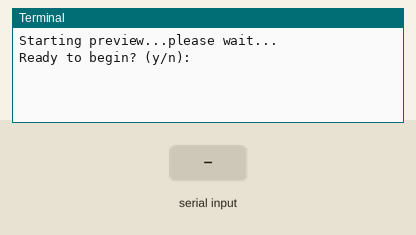
Simulated run of this program. Board: Raspberry Pi (BCM pin numbers). Shown: the last lines printed to the terminal. The test bench sets the inputs (shaded band). The camera gives no picture and a still takes 0.5 s.

Above: at 6.2 s.
6.3 s: "n" typed at the terminal
At 7.2 s:
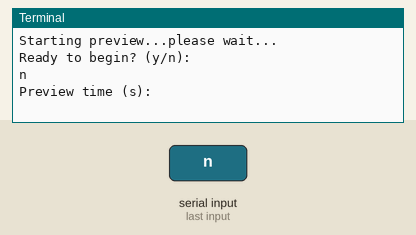
7.8 s: "5" typed at the terminal
At 8.3 s:
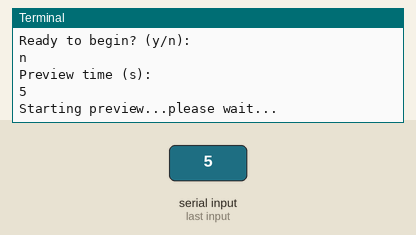

The program:

picam_previewDialog_1.py
```python
import RPi.GPIO as GPIO
import time, os, picamera, subprocess
from time import gmtime, strftime

def picamPreview(preview_secs):
    print("Starting preview...please wait...")
    with picamera.PiCamera() as camera:
        camera.rotation = 180
        camera.start_preview()
        time.sleep(preview_secs)
        #camera.capture(img_filename)
        camera.stop_preview()

picamPreview(5)

while True:
    var = raw_input("Ready to begin? (y/n): ")
    if (str(var) == 'y'):
        print("Camera ready...")
        break;
    if (str(var) == 'n'):
        #run the preview function
        var_secs = raw_input("Preview time (s): ")
        picamPreview(int(var_secs))

print("out")
```

Measured:
- after the input at 6.3 s, the terminal: prints a new line at once (image 1)
- after the input at 7.8 s, the terminal: prints a new line at once (image 2)
